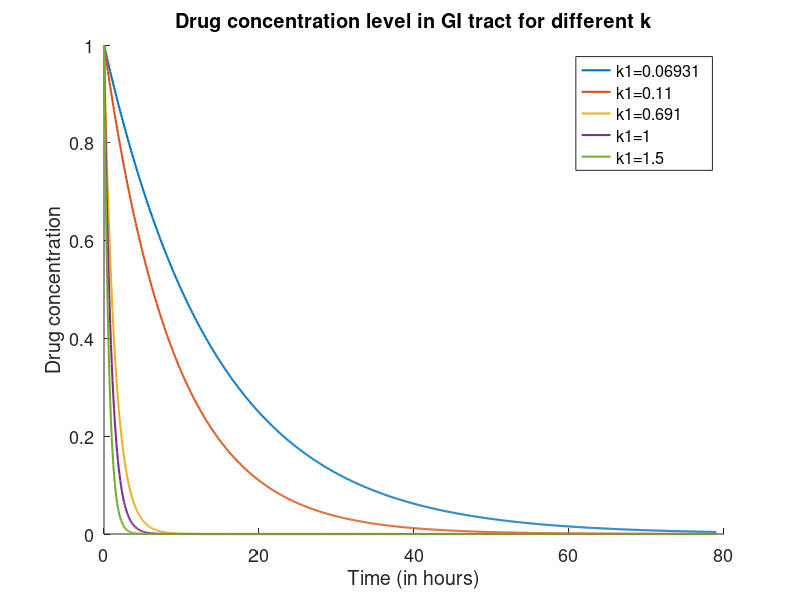
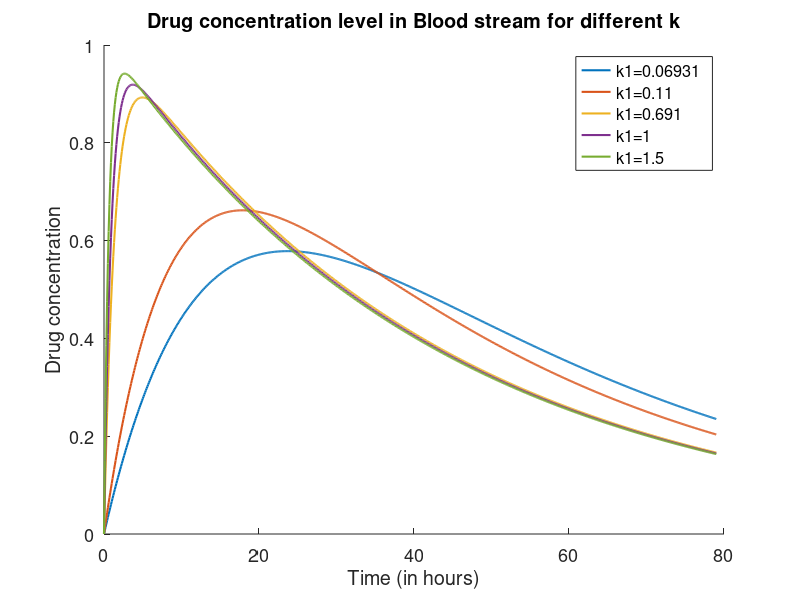

Here is the MATLAB script that generated these plots, in order:
%Q3(c):

% Explanation : Higher the value of k1 faster the drug will diffuse in
% blood stream and so the maximum drug level in blood stream is reached
% faster. As the difference in value of k1 and k2 decreases (here k1 > k2
% always), drug elimination occurs faster and so maximum value reached also
% decreases for smaller values of k1. So, as k1 increases time to reach
% maximum drug value ans also the maxmium drug value reached increases.
close all;
clear all;
total = 80;
set(gca,'fontsize',13)
hold on
dt = 0.1;
iter = (total - 1) / dt + 1;
k2 = 0.0231;
ks = [0.06931, 0.11, 0.691, 1.0, 1.5];
Q1 = zeros(2, iter);
Q2 = zeros(2, iter);
for j = 1 : 5
    k1 = ks(j);
    
    Q1(j,1) = 1;
    Q2(j,1) = 0;
    t = zeros(iter, 1);
    for i = 2 : iter
        Q1(j,i) = Q1(j,i - 1) - dt * k1 * Q1(j,i - 1);
        Q2(j,i) = Q2(j,i - 1) + dt * (k1 * Q1(j,i - 1) - k2 * Q2(j,i - 1)); 
        t(i) = t(i - 1) + dt;
    end;
end;
for j = 1 : 5
    plot(t, Q1(j, :),'lineWidth',1.5);
    hold on;
end;
legend(strcat('k1=',num2str(ks(1))),strcat('k1=',num2str(ks(2))),strcat('k1=',num2str(ks(3))),strcat('k1=',num2str(ks(4))),strcat('k1=',num2str(ks(5))));
title('Drug concentration level in GI tract for different k');
xlabel('Time (in hours)');
ylabel('Drug concentration');

figure;
set(gca,'fontsize',13)
hold on
for j = 1 : 5
    plot(t, Q2(j, :),'lineWidth',1.5);
    hold on;
end;
legend(strcat('k1=',num2str(ks(1))),strcat('k1=',num2str(ks(2))),strcat('k1=',num2str(ks(3))),strcat('k1=',num2str(ks(4))),strcat('k1=',num2str(ks(5))));
title('Drug concentration level in Blood stream for different k');
xlabel('Time (in hours)');
ylabel('Drug concentration');

